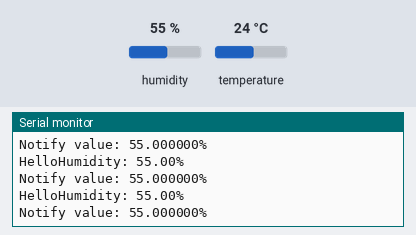
The program below on a simulated Seeed XIAO ESP32-S3. Shown: the last lines printed to the serial monitor. Inputs (shaded band) come from the test bench; at power-on: humidity 55 %, temperature 24 °C. Nothing arrives over Bluetooth unless stated; a phone connects over Bluetooth LE 3 s after start.

Above: at 5.8 s.
5.9 s: humidity set to 22 %
At 7.8 s:
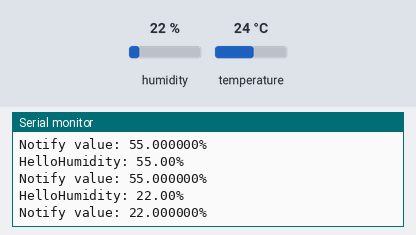
9.0 s: humidity set to 40 %
At 9.5 s:
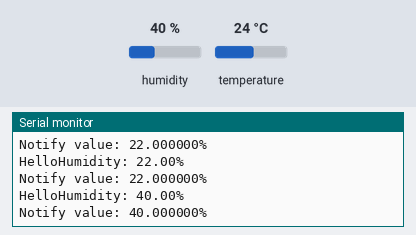
Timing chart, 0 to 12.0 s (numbered marks = the images above; inputs shaded):
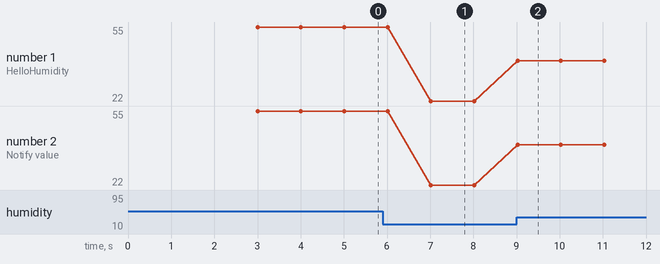

Measured:
- after the input at 5.9 s, the serial monitor: prints a new line after 1.1 s (image 1)
- after the input at 9.0 s, the serial monitor: prints a new line at once (image 2)
- plotted number 1: 55 → 22 after the input at 5.9 s, 22 → 40 after the input at 9.0 s
- plotted number 2: 55 → 22 after the input at 5.9 s, 22 → 40 after the input at 9.0 s

The program:

main.cpp
```cpp
#include <Arduino.h>
#include <BLEDevice.h>
#include <BLEServer.h>
#include <BLEUtils.h>
#include <BLE2902.h>
#include <DHT.h>

// DHT22 setup
#define DHTPIN D8         // Change this to the pin you're using for DHT22
#define DHTTYPE DHT22    // DHT22 (AM2302)
DHT dht(DHTPIN, DHTTYPE);

BLEServer* pServer = NULL;
BLECharacteristic* pCharacteristic = NULL;
bool deviceConnected = false;
bool oldDeviceConnected = false;

// Use your own UUIDs here
#define SERVICE_UUID        "53fac100-ad46-4ca6-b8bb-26cb1ebe3af6"
#define CHARACTERISTIC_UUID "6325e571-ad46-4c13-9088-6762baf82ff8"

class MyServerCallbacks: public BLEServerCallbacks {
    void onConnect(BLEServer* pServer) {
        deviceConnected = true;
    };

    void onDisconnect(BLEServer* pServer) {
        deviceConnected = false;
    }
};

void setup() {
    Serial.begin(115200);
    dht.begin();

    // Initialize BLE
    BLEDevice::init("ClimaSphere_Server_Device");
    pServer = BLEDevice::createServer();
    pServer->setCallbacks(new MyServerCallbacks());
    BLEService *pService = pServer->createService(SERVICE_UUID);
    pCharacteristic = pService->createCharacteristic(
        CHARACTERISTIC_UUID,
        BLECharacteristic::PROPERTY_READ |
        BLECharacteristic::PROPERTY_WRITE |
        BLECharacteristic::PROPERTY_NOTIFY
    );
    pCharacteristic->addDescriptor(new BLE2902());

    pService->start();
    BLEAdvertising *pAdvertising = BLEDevice::getAdvertising();
    pAdvertising->addServiceUUID(SERVICE_UUID);
    pAdvertising->setScanResponse(true);
    pAdvertising->setMinPreferred(0x06);
    pAdvertising->setMinPreferred(0x12);
    BLEDevice::startAdvertising();
    Serial.println("Characteristic defined! Now you can read it in your phone!");
}

void loop() {
    if (!deviceConnected) {
        delay(500); // Small delay to not flood the output
        return;
    }

    // Read humidity from DHT22
    float humidity = dht.readHumidity();
    // Check if read failed and exit early (to try again).
    if (isnan(humidity)) {
        Serial.println("Failed to read from DHT sensor!");
    } else {
        // Print the humidity value to the Serial Monitor
        Serial.print("Hello");
        Serial.print("Humidity: ");
        Serial.print(humidity);
        Serial.println("%");

        // Convert humidity value to a string to send over BLE
        char buf[16];
        snprintf(buf, sizeof(buf), "%f%%", humidity);
        pCharacteristic->setValue(buf);
        pCharacteristic->notify();
        Serial.print("Notify value: ");
        Serial.println(buf);
    }

    // Handling the BLE connection status
    if (!deviceConnected && oldDeviceConnected) {
        pServer->startAdvertising(); // Restart advertising
        Serial.println("Start advertising");
        oldDeviceConnected = deviceConnected;
    }
    if (deviceConnected && !oldDeviceConnected) {
        oldDeviceConnected = deviceConnected;
    }

    delay(1000); // Delay between reads for stability
}
```
